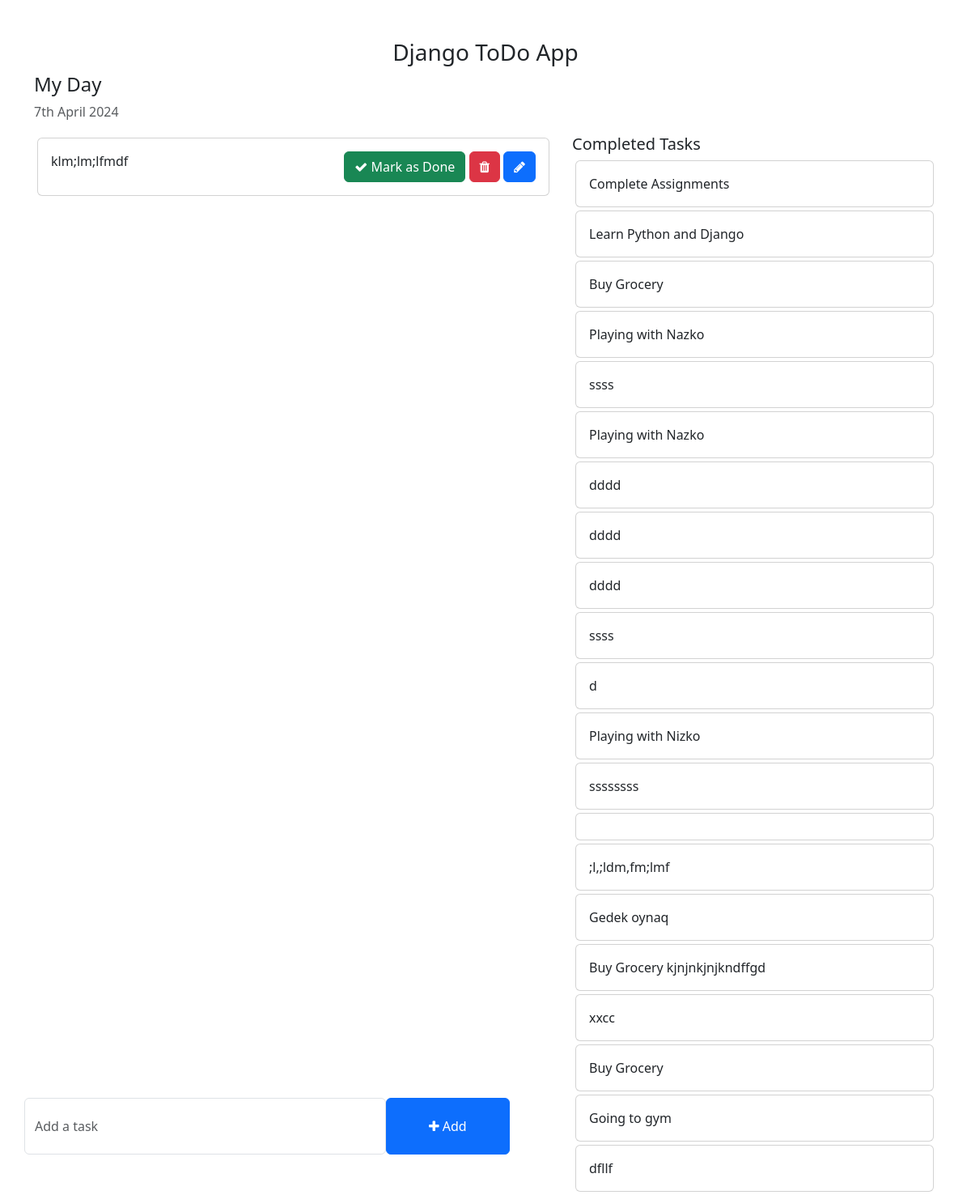
The page / on the database its author committed.
### todo/models.py (models this page shows, shortened)
class Task(models.Model):
    task = models.CharField(max_length=250)
    is_completed = models.BooleanField(default=False)
    created_at = models.DateTimeField(auto_now=True)
    updated_at = models.DateTimeField(auto_now=True)

### todo_main/views.py (the view)
# urls.py: 2. Add a URL to urlpatterns:  path('', views.home, name='home')
def home(request):
    tasks = Task.objects.filter(is_completed = False).order_by('-updated_at')
    completed_tasks = Task.objects.filter(is_completed = True)
    context = {
        "tasks": tasks,
        "completed_tasks": completed_tasks,
    }
    return render(request, 'home.html', context)

### Templates/home.html (shortened to what this page needs)
<!DOCTYPE html>
<html lang="en">
<head>
    <link href="https://cdn.jsdelivr.net/npm/bootstrap@5.3.0-alpha1/dist/css/bootstrap.min.css" rel="stylesheet">
    <link rel="stylesheet" href="https://cdnjs.cloudflare.com/ajax/libs/font-awesome/4.7.0/css/font-awesome.min.css">
</head>
<body>
    <div class="container">
        <h3 class="pt-5 text-center">Django ToDo App</h3>
        <div class="row">
            <h4>My Day</h4>
            <p class="text-muted">{% now "jS F Y" %}</p>
            <div class="col-md-7 col-lg-7" style="height: 450px; overflow: scroll;">
                {%  for task in tasks  %}
                <div class="card m-1">
                    <div class="card-body">
                         {{ task.task }}
                        <span style="position: relative; float: right;">
                            <a href= "{% url 'mark_as_done' task.pk  %}" class="btn btn-success"><i class="fa fa-check"></i> Mark as Done</a>
                            <a class="btn btn-danger"><i class="fa fa-trash"></i></a>
                            <a class="btn btn-primary"><i class="fa fa-pencil"></i></a>
                        </span>
                    </div>
                </div>
                {%  endfor %}
            </div>
            <div class="col-md-5 col-lg-5">
                <h5>Completed Tasks</h5>
                {% for task in completed_tasks %}
                <div class="card m-1">
                    <div class="card-body">
                        {{ task.task }}
                    </div>
                </div>
                   {% endfor %}
            </div>
        </div>
        <div class="row">
            <div class="col-md-6 col-lg-6 p-0" style="position: absolute; bottom: 50px;">
                <form action="{% url 'addTask' %}" method = "POST">
                    <div class="form-group">
                        <span style="display: flex;">
                            <input type="text"  name = 'task' class="form-control" placeholder="Add a task">
                            <button type = 'submit' class="btn btn-primary" style="width: 200px;"><i class="fa fa-plus"></i> Add</button>
                        </span>
                    </div>
                </form>
            </div>
        </div>
    </div>
</body>
</html>

### Templates/home.html (style rules this page uses)
.form-control { padding: 1.375rem .75rem !important; }

### rows shown on the page
Task: task "klm;lm;lfmdf"
Task: task "Complete Assignments"
Task: task "Learn Python and Django"
Task: task "Buy Grocery"
Task: task "Playing with Nazko"
Task: task "ssss"
Task: task "Playing with Nazko"
Task: task "dddd"
Task: task "dddd"
Task: task "dddd"
Task: task "ssss"
Task: task "d"
Task: task "Playing with Nizko"
Task: task "ssssssss"
Task: task ";l,;ldm,fm;lmf"
Task: task "Gedek oynaq"
Task: task "Buy Grocery kjnjnkjnjkndffgd"
Task: task "xxcc"
Task: task "Buy Grocery"
Task: task "Going to gym"
Task: task "dfllf"
